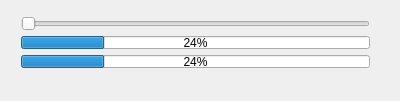
<?xml version="1.0" encoding="UTF-8"?>
<ui version="4.0">
 <class>MainWindow</class>
 <widget class="QMainWindow" name="MainWindow">
  <property name="geometry">
   <rect>
    <x>0</x>
    <y>0</y>
    <width>400</width>
    <height>101</height>
   </rect>
  </property>
  <property name="windowTitle">
   <string>MainWindow</string>
  </property>
  <widget class="QWidget" name="centralWidget">
   <widget class="QWidget" name="">
    <property name="geometry">
     <rect>
      <x>10</x>
      <y>6</y>
      <width>371</width>
      <height>73</height>
     </rect>
    </property>
    <layout class="QVBoxLayout" name="verticalLayout">
     <item>
      <widget class="QSlider" name="horizontalSlider">
       <property name="orientation">
        <enum>Qt::Horizontal</enum>
       </property>
      </widget>
     </item>
     <item>
      <widget class="QProgressBar" name="progressBar">
       <property name="value">
        <number>24</number>
       </property>
      </widget>
     </item>
     <item>
      <widget class="QProgressBar" name="progressBar_2">
       <property name="value">
        <number>24</number>
       </property>
      </widget>
     </item>
    </layout>
   </widget>
  </widget>
  <widget class="QMenuBar" name="menuBar">
   <property name="geometry">
    <rect>
     <x>0</x>
     <y>0</y>
     <width>400</width>
     <height>18</height>
    </rect>
   </property>
  </widget>
 </widget>
 <layoutdefault spacing="6" margin="11"/>
 <resources/>
 <connections>
  <connection>
   <sender>horizontalSlider</sender>
   <signal>valueChanged(int)</signal>
   <receiver>MainWindow</receiver>
   <slot>slotValueChange(int)</slot>
   <hints>
    <hint type="sourcelabel">
     <x>84</x>
     <y>36</y>
    </hint>
    <hint type="destinationlabel">
     <x>390</x>
     <y>31</y>
    </hint>
   </hints>
  </connection>
 </connections>
 <slots>
  <slot>slotValueChange(int)</slot>
 </slots>
</ui>
